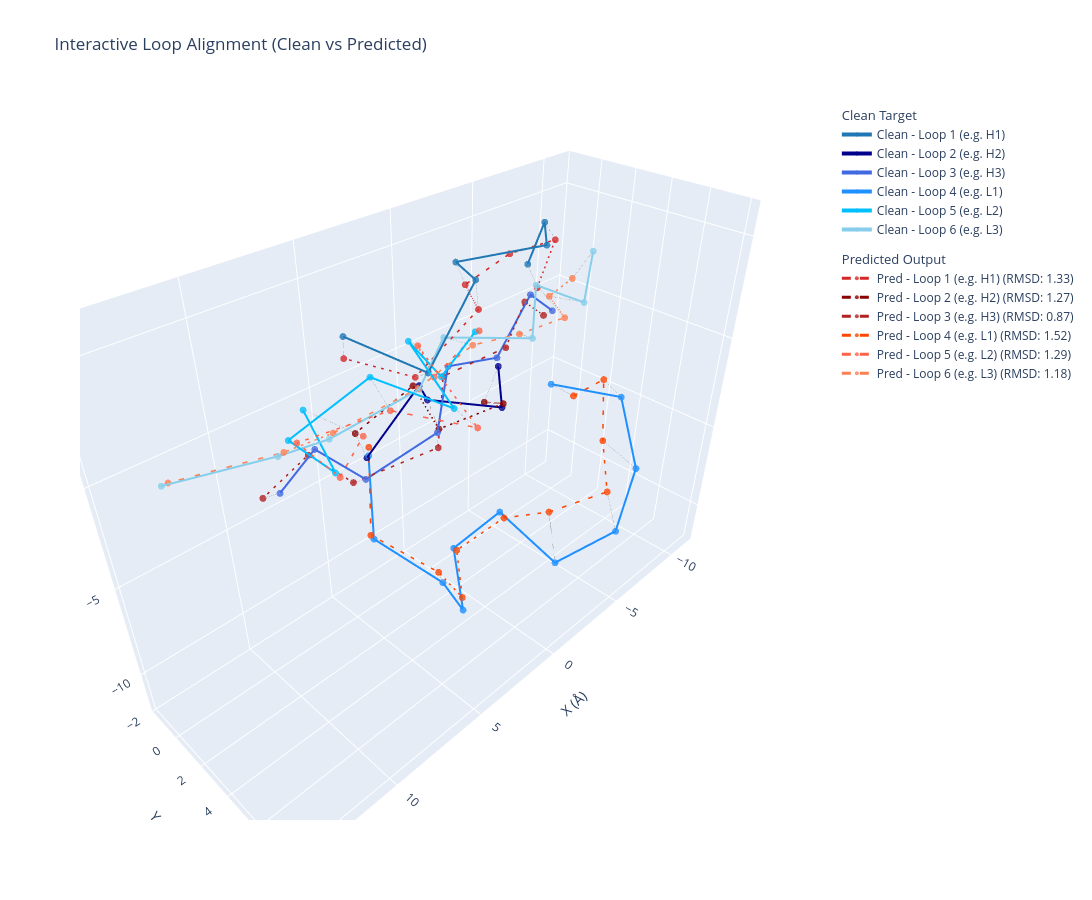

Notebook code for this chart:
### Markdown cell above
# loop对比查看

### Code cell
import torch
import numpy as np
import plotly.graph_objects as go

def interactive_visualize_loops(
    coords_clean: torch.Tensor,
    coords_pred: torch.Tensor,
    atom_idx: int = 1,  # 默认 1 代表 CA 原子
    output_html: str = None
):
    """
    针对形状为 [batch, n_loops, max_res, 14, 3] 的张量进行交互式 3D 可视化，
    同步计算逐 loop 的 RMSD 和 MSE。
    """
    # 1. 提取目标原子 (CA) 并移除 batch 维度，转换为 numpy
    if coords_clean.dim() == 5:
        coords_clean = coords_clean.squeeze(0)
    if coords_pred.dim() == 5:
        coords_pred = coords_pred.squeeze(0)
        
    clean_ca = coords_clean[:, :, atom_idx, :].detach().cpu().numpy()
    pred_ca = coords_pred[:, :, atom_idx, :].detach().cpu().numpy()
    
    n_loops = clean_ca.shape[0]
    
    fig = go.Figure()
    
    # 颜色调色板 
    clean_colors = ['#1f77b4', '#00008B', '#4169E1', '#1E90FF', '#00BFFF', '#87CEEB']
    pred_colors = ['#d62728', '#8B0000', '#B22222', '#FF4500', '#FF6347', '#FF7F50']
    loop_names = ['Loop 1 (e.g. H1)', 'Loop 2 (e.g. H2)', 'Loop 3 (e.g. H3)', 
                  'Loop 4 (e.g. L1)', 'Loop 5 (e.g. L2)', 'Loop 6 (e.g. L3)']

    print(f"\n--- 逐 Loop 评估报告 (Atom Index: {atom_idx}) ---")
    loop_metrics = {}

    for i in range(n_loops):
        loop_c = clean_ca[i]
        loop_p = pred_ca[i]
        
        # 2. 过滤 Padding (坐标全为0的点)
        valid_mask_c = np.linalg.norm(loop_c, axis=-1) > 1e-3
        valid_mask_p = np.linalg.norm(loop_p, axis=-1) > 1e-3
        
        valid_loop_c = loop_c[valid_mask_c]
        valid_loop_p = loop_p[valid_mask_p]
        
        if len(valid_loop_c) == 0 or len(valid_loop_p) == 0:
            continue  # 如果这个 loop 全是 padding，跳过

        # 安全获取名称（防止越界）
        l_name = loop_names[i] if i < len(loop_names) else f'Loop {i+1}'
        c_color = clean_colors[i % len(clean_colors)]
        p_color = pred_colors[i % len(pred_colors)]

        # --- 新增：逐 Loop 计算 RMSD 和 MSE ---
        metrics_suffix = ""
        if len(valid_loop_c) == len(valid_loop_p):
            diff = valid_loop_c - valid_loop_p
            # MSE: 全部坐标元素差值的平方均值
            mse = np.mean(diff ** 2)
            # RMSD: 逐个原子位移平方和的均值的平方根
            rmsd = np.sqrt(np.mean(np.sum(diff ** 2, axis=1)))
            
            loop_metrics[l_name] = {'rmsd': rmsd, 'mse': mse}
            print(f"{l_name:<18} | RMSD: {rmsd:.4f} Å | MSE: {mse:.4f} Å²")
            metrics_suffix = f" (RMSD: {rmsd:.2f})"
        else:
            print(f"{l_name:<18} | ⚠️ 长度不一致 (Clean: {len(valid_loop_c)}, Pred: {len(valid_loop_p)})")
            metrics_suffix = " (Len Mismatch)"
        # ----------------------------------------

        # 3. 绘制 Clean 结构 (蓝色系)
        fig.add_trace(go.Scatter3d(
            x=valid_loop_c[:, 0], y=valid_loop_c[:, 1], z=valid_loop_c[:, 2],
            mode='lines+markers',
            name=f'Clean - {l_name}',
            legendgroup='Clean',
            legendgrouptitle_text='Clean Target',
            line=dict(width=4, color=c_color),
            marker=dict(size=4, color=c_color, opacity=0.8)
        ))
        
        # 4. 绘制 Pred/Noisy 结构 (红色系) - 将 RMSD 附加到名字后
        fig.add_trace(go.Scatter3d(
            x=valid_loop_p[:, 0], y=valid_loop_p[:, 1], z=valid_loop_p[:, 2],
            mode='lines+markers',
            name=f'Pred - {l_name}{metrics_suffix}',
            legendgroup='Predicted',
            legendgrouptitle_text='Predicted Output',
            line=dict(width=3, color=p_color, dash='dash'), # 用虚线区分
            marker=dict(size=4, color=p_color, opacity=0.8)
        ))

        # 5. (可选) 绘制 Clean 和 Pred 之间的位移连线
        if len(valid_loop_c) == len(valid_loop_p):
            for j in range(len(valid_loop_c)):
                fig.add_trace(go.Scatter3d(
                    x=[valid_loop_c[j, 0], valid_loop_p[j, 0]],
                    y=[valid_loop_c[j, 1], valid_loop_p[j, 1]],
                    z=[valid_loop_c[j, 2], valid_loop_p[j, 2]],
                    mode='lines',
                    showlegend=False,
                    legendgroup='Displacement',
                    hoverinfo='skip',
                    line=dict(width=1, color='gray', dash='dot')
                ))

    # 设置布局，保持三轴比例 1:1:1
    fig.update_layout(
        title="Interactive Loop Alignment (Clean vs Predicted)",
        scene=dict(
            xaxis_title='X (Å)',
            yaxis_title='Y (Å)',
            zaxis_title='Z (Å)',
            aspectmode='data'  # 非常重要：防止蛋白质被拉伸变形
        ),
        width=1200,
        height=900,
        legend=dict(groupclick="toggleitem") # 点击图例组名可以隐藏整个组
    )
    
    if output_html:
        fig.write_html(output_html)
        print(f"\n✅ Interactive plot saved: {output_html}")
        
    fig.show()
    return fig, loop_metrics

# --- 运行测试 ---

loaded_dict = torch.load(
    '/root/private_data/luog/codex/IgGM2/see/seefile/S28-0610.pt',
    map_location='cpu',    
    weights_only=True       
)


fig, metrics = interactive_visualize_loops(
    coords_clean=loaded_dict['clean_origin'],
    coords_pred=loaded_dict['pre'],
    output_html='./saved_comparison.html'
)
metrics

### Figure 1 — Plotly figure (JSON) as saved in the notebook; plotly's stock layout.template omitted (floating-point values rounded to 4 significant figures)
{"data": [{"legendgroup": "Clean", "legendgrouptitle": {"text": "Clean Target"}, "line": {"color": "#1f77b4", "width": 4}, "marker": {"color": "#1f77b4", "opacity": 0.8, "size": 4}, "mode": "lines+markers", "name": "Clean - Loop 1 (e.g. H1)", "type": "scatter3d", "x": [-7.5, -6.156, -3.312, -0.2295, 1.836, 4.188, 5.25], "y": [-0.6367, 1.328, 3.797, 1.617, 4.688, 4.562, 0.9492], "z": [2.328, 5.281, 5.688, 5.219, 6.031, 3.031, 3.609]}, {"legendgroup": "Predicted", "legendgrouptitle": {"text": "Predicted Output"}, "line": {"color": "#d62728", "dash": "dash", "width": 3}, "marker": {"color": "#d62728", "opacity": 0.8, "size": 4}, "mode": "lines+markers", "name": "Pred - Loop 1 (e.g. H1) (RMSD: 1.33)", "type": "scatter3d", "x": [-7.077, -6.273, -2.971, -0.2384, 1.812, 3.581, 5.478], "y": [0.3953, 1.907, 2.109, 2.149, 4.833, 3.178, 1.19], "z": [1.564, 4.597, 4.934, 4.402, 4.894, 2.037, 2.832]}, {"hoverinfo": "skip", "legendgroup": "Displacement", "line": {"color": "gray", "dash": "dot", "width": 1}, "mode": "lines", "showlegend": false, "type": "scatter3d", "x": [-7.5, -7.077], "y": [-0.6367, 0.3953], "z": [2.328, 1.564]}, {"hoverinfo": "skip", "legendgroup": "Displacement", "line": {"color": "gray", "dash": "dot", "width": 1}, "mode": "lines", "showlegend": false, "type": "scatter3d", "x": [-6.156, -6.273], "y": [1.328, 1.907], "z": [5.281, 4.597]}, {"hoverinfo": "skip", "legendgroup": "Displacement", "line": {"color": "gray", "dash": "dot", "width": 1}, "mode": "lines", "showlegend": false, "type": "scatter3d", "x": [-3.312, -2.971], "y": [3.797, 2.109], "z": [5.688, 4.934]}, {"hoverinfo": "skip", "legendgroup": "Displacement", "line": {"color": "gray", "dash": "dot", "width": 1}, "mode": "lines", "showlegend": false, "type": "scatter3d", "x": [-0.2295, -0.2384], "y": [1.617, 2.149], "z": [5.219, 4.402]}, {"hoverinfo": "skip", "legendgroup": "Displacement", "line": {"color": "gray", "dash": "dot", "width": 1}, "mode": "lines", "showlegend": false, "type": "scatter3d", "x": [1.836, 1.812], "y": [4.688, 4.833], "z": [6.031, 4.894]}, {"hoverinfo": "skip", "legendgroup": "Displacement", "line": {"color": "gray", "dash": "dot", "width": 1}, "mode": "lines", "showlegend": false, "type": "scatter3d", "x": [4.188, 3.581], "y": [4.562, 3.178], "z": [3.031, 2.037]}, {"hoverinfo": "skip", "legendgroup": "Displacement", "line": {"color": "gray", "dash": "dot", "width": 1}, "mode": "lines", "showlegend": false, "type": "scatter3d", "x": [5.25, 5.478], "y": [0.9492, 1.19], "z": [3.609, 2.832]}, {"legendgroup": "Clean", "legendgrouptitle": {"text": "Clean Target"}, "line": {"color": "#00008B", "width": 4}, "marker": {"color": "#00008B", "opacity": 0.8, "size": 4}, "mode": "lines+markers", "name": "Clean - Loop 2 (e.g. H2)", "type": "scatter3d", "x": [-5.625, -2.938, 0.3262, 2.531, 5.938], "y": [-0.6523, 2.047, 0.3867, 2.25, 2.797], "z": [-2.609, -2.703, -1.594, 0.8438, -0.8242]}, {"legendgroup": "Predicted", "legendgrouptitle": {"text": "Predicted Output"}, "line": {"color": "#8B0000", "dash": "dash", "width": 3}, "marker": {"color": "#8B0000", "opacity": 0.8, "size": 4}, "mode": "lines+markers", "name": "Pred - Loop 2 (e.g. H2) (RMSD: 1.27)", "type": "scatter3d", "x": [-4.882, -3.052, 0.8332, 2.541, 5.742], "y": [-0.8752, 2.02, 1.637, 1.883, 1.9], "z": [-4.515, -2.549, -2.367, 0.6875, -0.1812]}, {"hoverinfo": "skip", "legendgroup": "Displacement", "line": {"color": "gray", "dash": "dot", "width": 1}, "mode": "lines", "showlegend": false, "type": "scatter3d", "x": [-5.625, -4.882], "y": [-0.6523, -0.8752], "z": [-2.609, -4.515]}, {"hoverinfo": "skip", "legendgroup": "Displacement", "line": {"color": "gray", "dash": "dot", "width": 1}, "mode": "lines", "showlegend": false, "type": "scatter3d", "x": [-2.938, -3.052], "y": [2.047, 2.02], "z": [-2.703, -2.549]}, {"hoverinfo": "skip", "legendgroup": "Displacement", "line": {"color": "gray", "dash": "dot", "width": 1}, "mode": "lines", "showlegend": false, "type": "scatter3d", "x": [0.3262, 0.8332], "y": [0.3867, 1.637], "z": [-1.594, -2.367]}, {"hoverinfo": "skip", "legendgroup": "Displacement", "line": {"color": "gray", "dash": "dot", "width": 1}, "mode": "lines", "showlegend": false, "type": "scatter3d", "x": [2.531, 2.541], "y": [2.25, 1.883], "z": [0.8438, 0.6875]}, {"hoverinfo": "skip", "legendgroup": "Displacement", "line": {"color": "gray", "dash": "dot", "width": 1}, "mode": "lines", "showlegend": false, "type": "scatter3d", "x": [5.938, 5.742], "y": [2.797, 1.9], "z": [-0.8242, -0.1812]}, {"legendgroup": "Clean", "legendgrouptitle": {"text": "Clean Target"}, "line": {"color": "#4169E1", "width": 4}, "marker": {"color": "#4169E1", "opacity": 0.8, "size": 4}, "mode": "lines+markers", "name": "Clean - Loop 3 (e.g. H3)", "type": "scatter3d", "x": [-11.12, -8.188, -5.062, -1.43, 1.352, 4.312, 6.812, 9.938], "y": [-1.727, -0.918, -0.2676, -0.05933, 2.078, 0.5469, 0.5234, 2.562], "z": [-1.734, 0.4141, -1.75, -0.7266, -2.109, -3.922, -1.102, -0.5625]}, {"legendgroup": "Predicted", "legendgrouptitle": {"text": "Predicted Output"}, "line": {"color": "#B22222", "dash": "dash", "width": 3}, "marker": {"color": "#B22222", "opacity": 0.8, "size": 4}, "mode": "lines+markers", "name": "Pred - Loop 3 (e.g. H3) (RMSD: 0.87)", "type": "scatter3d", "x": [-10.26, -7.705, -4.374, -0.9206, 1.559, 4.771, 7.15, 10.48], "y": [-1.63, -0.8645, 0.8845, 0.1423, 2.333, 0.2341, 0.5105, 2.229], "z": [-1.685, 0.1893, -0.4974, -0.9663, -2.695, -4.022, -1.23, -0.6793]}, {"hoverinfo": "skip", "legendgroup": "Displacement", "line": {"color": "gray", "dash": "dot", "width": 1}, "mode": "lines", "showlegend": false, "type": "scatter3d", "x": [-11.12, -10.26], "y": [-1.727, -1.63], "z": [-1.734, -1.685]}, {"hoverinfo": "skip", "legendgroup": "Displacement", "line": {"color": "gray", "dash": "dot", "width": 1}, "mode": "lines", "showlegend": false, "type": "scatter3d", "x": [-8.188, -7.705], "y": [-0.918, -0.8645], "z": [0.4141, 0.1893]}, {"hoverinfo": "skip", "legendgroup": "Displacement", "line": {"color": "gray", "dash": "dot", "width": 1}, "mode": "lines", "showlegend": false, "type": "scatter3d", "x": [-5.062, -4.374], "y": [-0.2676, 0.8845], "z": [-1.75, -0.4974]}, {"hoverinfo": "skip", "legendgroup": "Displacement", "line": {"color": "gray", "dash": "dot", "width": 1}, "mode": "lines", "showlegend": false, "type": "scatter3d", "x": [-1.43, -0.9206], "y": [-0.05933, 0.1423], "z": [-0.7266, -0.9663]}, {"hoverinfo": "skip", "legendgroup": "Displacement", "line": {"color": "gray", "dash": "dot", "width": 1}, "mode": "lines", "showlegend": false, "type": "scatter3d", "x": [1.352, 1.559], "y": [2.078, 2.333], "z": [-2.109, -2.695]}, {"hoverinfo": "skip", "legendgroup": "Displacement", "line": {"color": "gray", "dash": "dot", "width": 1}, "mode": "lines", "showlegend": false, "type": "scatter3d", "x": [4.312, 4.771], "y": [0.5469, 0.2341], "z": [-3.922, -4.022]}, {"hoverinfo": "skip", "legendgroup": "Displacement", "line": {"color": "gray", "dash": "dot", "width": 1}, "mode": "lines", "showlegend": false, "type": "scatter3d", "x": [6.812, 7.15], "y": [0.5234, 0.5105], "z": [-1.102, -1.23]}, {"hoverinfo": "skip", "legendgroup": "Displacement", "line": {"color": "gray", "dash": "dot", "width": 1}, "mode": "lines", "showlegend": false, "type": "scatter3d", "x": [9.938, 10.48], "y": [2.562, 2.229], "z": [-0.5625, -0.6793]}, {"legendgroup": "Clean", "legendgrouptitle": {"text": "Clean Target"}, "line": {"color": "#1E90FF", "width": 4}, "marker": {"color": "#1E90FF", "opacity": 0.8, "size": 4}, "mode": "lines+markers", "name": "Clean - Loop 4 (e.g. L1)", "type": "scatter3d", "x": [-5.406, -8.312, -6.438, -5.875, -2.156, -2.094, -0.9297, 1.352, 3.141, 4.969, 3.984], "y": [2.953, 5.094, 7.594, 7.312, 6.5, 2.906, 0.8359, 3.766, 4.188, 1.672, 0.4395], "z": [-2.078, -3.125, -5.219, -8.938, -9.188, -8.062, -11.0, -11.81, -8.5, -6.312, -2.859]}, {"legendgroup": "Predicted", "legendgrouptitle": {"text": "Predicted Output"}, "line": {"color": "#FF4500", "dash": "dash", "width": 3}, "marker": {"color": "#FF4500", "opacity": 0.8, "size": 4}, "mode": "lines+markers", "name": "Pred - Loop 4 (e.g. L1) (RMSD: 1.52)", "type": "scatter3d", "x": [-5.339, -8.071, -7.523, -6.071, -3.37, -1.713, -0.5889, 1.155, 3.274, 5.128, 4.073], "y": [4.369, 4.122, 4.855, 6.41, 4.982, 3.525, 1.4, 3.518, 4.051, 1.676, 0.6076], "z": [-2.097, -2.431, -5.448, -7.062, -7.613, -7.869, -10.58, -11.27, -7.865, -5.989, -2.284]}, {"hoverinfo": "skip", "legendgroup": "Displacement", "line": {"color": "gray", "dash": "dot", "width": 1}, "mode": "lines", "showlegend": false, "type": "scatter3d", "x": [-5.406, -5.339], "y": [2.953, 4.369], "z": [-2.078, -2.097]}, {"hoverinfo": "skip", "legendgroup": "Displacement", "line": {"color": "gray", "dash": "dot", "width": 1}, "mode": "lines", "showlegend": false, "type": "scatter3d", "x": [-8.312, -8.071], "y": [5.094, 4.122], "z": [-3.125, -2.431]}, {"hoverinfo": "skip", "legendgroup": "Displacement", "line": {"color": "gray", "dash": "dot", "width": 1}, "mode": "lines", "showlegend": false, "type": "scatter3d", "x": [-6.438, -7.523], "y": [7.594, 4.855], "z": [-5.219, -5.448]}, {"hoverinfo": "skip", "legendgroup": "Displacement", "line": {"color": "gray", "dash": "dot", "width": 1}, "mode": "lines", "showlegend": false, "type": "scatter3d", "x": [-5.875, -6.071], "y": [7.312, 6.41], "z": [-8.938, -7.062]}, {"hoverinfo": "skip", "legendgroup": "Displacement", "line": {"color": "gray", "dash": "dot", "width": 1}, "mode": "lines", "showlegend": false, "type": "scatter3d", "x": [-2.156, -3.37], "y": [6.5, 4.982], "z": [-9.188, -7.613]}, {"hoverinfo": "skip", "legendgroup": "Displacement", "line": {"color": "gray", "dash": "dot", "width": 1}, "mode": "lines", "showlegend": false, "type": "scatter3d", "x": [-2.094, -1.713], "y": [2.906, 3.525], "z": [-8.062, -7.869]}, {"hoverinfo": "skip", "legendgroup": "Displacement", "line": {"color": "gray", "dash": "dot", "width": 1}, "mode": "lines", "showlegend": false, "type": "scatter3d", "x": [-0.9297, -0.5889], "y": [0.8359, 1.4], "z": [-11, -10.58]}, {"hoverinfo": "skip", "legendgroup": "Displacement", "line": {"color": "gray", "dash": "dot", "width": 1}, "mode": "lines", "showlegend": false, "type": "scatter3d", "x": [1.352, 1.155], "y": [3.766, 3.518], "z": [-11.81, -11.27]}, {"hoverinfo": "skip", "legendgroup": "Displacement", "line": {"color": "gray", "dash": "dot", "width": 1}, "mode": "lines", "showlegend": false, "type": "scatter3d", "x": [3.141, 3.274], "y": [4.188, 4.051], "z": [-8.5, -7.865]}, {"hoverinfo": "skip", "legendgroup": "Displacement", "line": {"color": "gray", "dash": "dot", "width": 1}, "mode": "lines", "showlegend": false, "type": "scatter3d", "x": [4.969, 5.128], "y": [1.672, 1.676], "z": [-6.312, -5.989]}, {"hoverinfo": "skip", "legendgroup": "Displacement", "line": {"color": "gray", "dash": "dot", "width": 1}, "mode": "lines", "showlegend": false, "type": "scatter3d", "x": [3.984, 4.073], "y": [0.4395, 0.6076], "z": [-2.859, -2.284]}, {"legendgroup": "Clean", "legendgrouptitle": {"text": "Clean Target"}, "line": {"color": "#00BFFF", "width": 4}, "marker": {"color": "#00BFFF", "opacity": 0.8, "size": 4}, "mode": "lines+markers", "name": "Clean - Loop 5 (e.g. L2)", "type": "scatter3d", "x": [-1.07, 2.375, 4.844, 6.062, 9.125, 10.81, 8.5, 7.219], "y": [1.977, 3.406, 4.25, 7.781, 7.25, 4.969, 4.156, 0.6211], "z": [1.914, 1.664, 4.469, 3.719, 5.938, 3.359, 0.4551, 1.008]}, {"legendgroup": "Predicted", "legendgrouptitle": {"text": "Predicted Output"}, "line": {"color": "#FF6347", "dash": "dash", "width": 3}, "marker": {"color": "#FF6347", "opacity": 0.8, "size": 4}, "mode": "lines+markers", "name": "Pred - Loop 5 (e.g. L2) (RMSD: 1.29)", "type": "scatter3d", "x": [-1.416, 2.246, 4.459, 5.266, 8.604, 10.53, 8.521, 6.582], "y": [1.884, 2.843, 4.327, 8.127, 7.506, 5.021, 4.438, 3.471], "z": [1.804, 1.368, 4.175, 2.743, 4.637, 3.152, 0.4081, 0.8224]}, {"hoverinfo": "skip", "legendgroup": "Displacement", "line": {"color": "gray", "dash": "dot", "width": 1}, "mode": "lines", "showlegend": false, "type": "scatter3d", "x": [-1.07, -1.416], "y": [1.977, 1.884], "z": [1.914, 1.804]}, {"hoverinfo": "skip", "legendgroup": "Displacement", "line": {"color": "gray", "dash": "dot", "width": 1}, "mode": "lines", "showlegend": false, "type": "scatter3d", "x": [2.375, 2.246], "y": [3.406, 2.843], "z": [1.664, 1.368]}, {"hoverinfo": "skip", "legendgroup": "Displacement", "line": {"color": "gray", "dash": "dot", "width": 1}, "mode": "lines", "showlegend": false, "type": "scatter3d", "x": [4.844, 4.459], "y": [4.25, 4.327], "z": [4.469, 4.175]}, {"hoverinfo": "skip", "legendgroup": "Displacement", "line": {"color": "gray", "dash": "dot", "width": 1}, "mode": "lines", "showlegend": false, "type": "scatter3d", "x": [6.062, 5.266], "y": [7.781, 8.127], "z": [3.719, 2.743]}, {"hoverinfo": "skip", "legendgroup": "Displacement", "line": {"color": "gray", "dash": "dot", "width": 1}, "mode": "lines", "showlegend": false, "type": "scatter3d", "x": [9.125, 8.604], "y": [7.25, 7.506], "z": [5.938, 4.637]}, {"hoverinfo": "skip", "legendgroup": "Displacement", "line": {"color": "gray", "dash": "dot", "width": 1}, "mode": "lines", "showlegend": false, "type": "scatter3d", "x": [10.81, 10.53], "y": [4.969, 5.021], "z": [3.359, 3.152]}, {"hoverinfo": "skip", "legendgroup": "Displacement", "line": {"color": "gray", "dash": "dot", "width": 1}, "mode": "lines", "showlegend": false, "type": "scatter3d", "x": [8.5, 8.521], "y": [4.156, 4.438], "z": [0.4551, 0.4081]}, {"hoverinfo": "skip", "legendgroup": "Displacement", "line": {"color": "gray", "dash": "dot", "width": 1}, "mode": "lines", "showlegend": false, "type": "scatter3d", "x": [7.219, 6.582], "y": [0.6211, 3.471], "z": [1.008, 0.8224]}, {"legendgroup": "Clean", "legendgrouptitle": {"text": "Clean Target"}, "line": {"color": "#87CEEB", "width": 4}, "marker": {"color": "#87CEEB", "opacity": 0.8, "size": 4}, "mode": "lines+markers", "name": "Clean - Loop 6 (e.g. L3)", "type": "scatter3d", "x": [-10.69, -7.625, -4.281, -1.414, 1.766, 4.969, 7.938, 11.06, 14.38], "y": [0.8945, 2.828, 2.578, 4.875, 2.922, 4.906, 3.188, 4.625, 2.844], "z": [2.531, 1.406, 3.25, 2.531, 3.016, 2.797, 1.195, 2.688, 2.281]}, {"legendgroup": "Predicted", "legendgrouptitle": {"text": "Predicted Output"}, "line": {"color": "#FF7F50", "dash": "dash", "width": 3}, "marker": {"color": "#FF7F50", "opacity": 0.8, "size": 4}, "mode": "lines+markers", "name": "Pred - Loop 6 (e.g. L3) (RMSD: 1.18)", "type": "scatter3d", "x": [-10.09, -7.222, -4.834, -1.419, 1.011, 4.77, 7.586, 10.79, 14.12], "y": [0.1943, 1.051, 3.858, 4.167, 3.807, 4.628, 2.973, 4.578, 2.817], "z": [1.05, 1.28, 1.933, 2.467, 2.724, 2.633, 1.203, 2.693, 2.264]}, {"hoverinfo": "skip", "legendgroup": "Displacement", "line": {"color": "gray", "dash": "dot", "width": 1}, "mode": "lines", "showlegend": false, "type": "scatter3d", "x": [-10.69, -10.09], "y": [0.8945, 0.1943], "z": [2.531, 1.05]}, {"hoverinfo": "skip", "legendgroup": "Displacement", "line": {"color": "gray", "dash": "dot", "width": 1}, "mode": "lines", "showlegend": false, "type": "scatter3d", "x": [-7.625, -7.222], "y": [2.828, 1.051], "z": [1.406, 1.28]}, {"hoverinfo": "skip", "legendgroup": "Displacement", "line": {"color": "gray", "dash": "dot", "width": 1}, "mode": "lines", "showlegend": false, "type": "scatter3d", "x": [-4.281, -4.834], "y": [2.578, 3.858], "z": [3.25, 1.933]}, {"hoverinfo": "skip", "legendgroup": "Displacement", "line": {"color": "gray", "dash": "dot", "width": 1}, "mode": "lines", "showlegend": false, "type": "scatter3d", "x": [-1.414, -1.419], "y": [4.875, 4.167], "z": [2.531, 2.467]}, {"hoverinfo": "skip", "legendgroup": "Displacement", "line": {"color": "gray", "dash": "dot", "width": 1}, "mode": "lines", "showlegend": false, "type": "scatter3d", "x": [1.766, 1.011], "y": [2.922, 3.807], "z": [3.016, 2.724]}, {"hoverinfo": "skip", "legendgroup": "Displacement", "line": {"color": "gray", "dash": "dot", "width": 1}, "mode": "lines", "showlegend": false, "type": "scatter3d", "x": [4.969, 4.77], "y": [4.906, 4.628], "z": [2.797, 2.633]}, {"hoverinfo": "skip", "legendgroup": "Displacement", "line": {"color": "gray", "dash": "dot", "width": 1}, "mode": "lines", "showlegend": false, "type": "scatter3d", "x": [7.938, 7.586], "y": [3.188, 2.973], "z": [1.195, 1.203]}, {"hoverinfo": "skip", "legendgroup": "Displacement", "line": {"color": "gray", "dash": "dot", "width": 1}, "mode": "lines", "showlegend": false, "type": "scatter3d", "x": [11.06, 10.79], "y": [4.625, 4.578], "z": [2.688, 2.693]}, {"hoverinfo": "skip", "legendgroup": "Displacement", "line": {"color": "gray", "dash": "dot", "width": 1}, "mode": "lines", "showlegend": false, "type": "scatter3d", "x": [14.38, 14.12], "y": [2.844, 2.817], "z": [2.281, 2.264]}], "layout": {"height": 900, "legend": {"groupclick": "toggleitem"}, "scene": {"aspectmode": "data", "xaxis": {"title": {"text": "X (Å)"}}, "yaxis": {"title": {"text": "Y (Å)"}}, "zaxis": {"title": {"text": "Z (Å)"}}}, "title": {"text": "Interactive Loop Alignment (Clean vs Predicted)"}, "width": 1200}}
